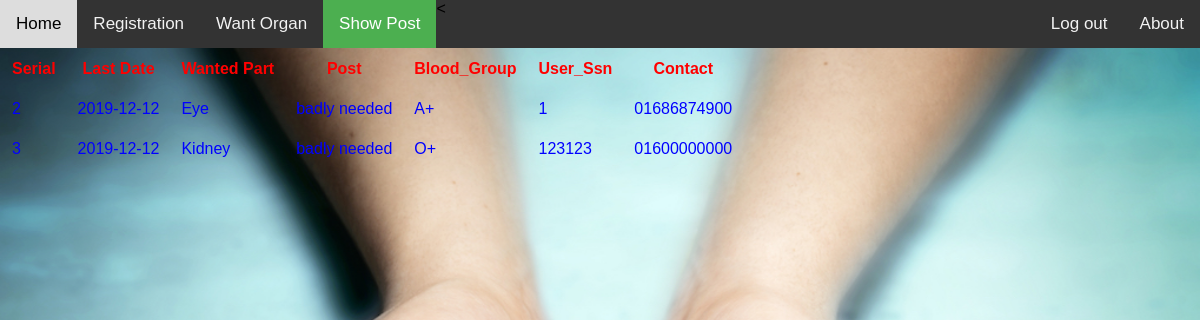
The page /show_post.php on the database its author committed.
### tables this page shows
CREATE TABLE `wanted` (
  `SERIAL_NO` int(10) NOT NULL,
  `LAST_DATE` date DEFAULT NULL,
  `WANTED_PART` varchar(20) NOT NULL,
  `POST` varchar(200) NOT NULL,
  `BLOOD_GROUP` varchar(10) NOT NULL,
  `USER_SSN` varchar(20) NOT NULL
);

CREATE TABLE `general_user` (
  `USER_NAME` varchar(20) NOT NULL,
  `USER_SSN` varchar(20) NOT NULL,
  `USER_GMAIL` varchar(20) NOT NULL,
  `USER_ADDRESS` varchar(20) NOT NULL,
  `USER_CONTACT` char(11) NOT NULL,
  `USER_USERNAME` varchar(20) NOT NULL,
  `USER_PASSWORD` varchar(20) NOT NULL
);

### show_post.php (the view, shortened to what this page needs)
<!DOCTYPE html>
<html>
<head>
</head>
<body>
<div class="topnav">
  <<a href="home.php?un=0">Home</a>
   <a href="registration.php?un=0">Registration</a>
   <a href="want_organ.php?un=0">Want Organ</a>
   <a class="active" href="show_post.php?un=0">Show Post</a>
   <div class="topnav-right">
    <a href="logout.php"> Log out </a>
    <a href="#about">About</a>
  </div>
</div>
</body>
</html>
<?php
$con = mysqli_connect('localhost','root');
mysqli_select_db($con, 'organ_donation');
$qu ="SELECT * FROM wanted as w join general_user as g on w.USER_SSN=g.USER_SSN";
$data = mysqli_query($con,$qu);
$total = mysqli_num_rows($data);
if($total != 0)
{
	?>
<table>
	<tr>
		<th>Serial</th>
		<th>Last Date</th>
		<th>Wanted Part</th>
        <th>Post</th>
        <th>Blood_Group</th>
        <th > User_Ssn </th>
        <th > Contact </th>
	</tr>
	<?php
	while($result = mysqli_fetch_assoc($data)){
echo"<tr>
		<td>".$result['SERIAL_NO']."</td>
		<td>".$result['LAST_DATE']."</td>
        <td>".$result['WANTED_PART']."</td>
        <td>".$result['POST']."</td>
        <td>".$result['BLOOD_GROUP']."</td>
        <td>".$result['USER_SSN']."</td>
        <td>".$result['USER_CONTACT']."</td>
	</tr>";
	}
}
else
{
echo "no found";
}
?>
</table>

### show_post.php (style rules this page uses)
body { margin: 0; font-family: Arial, Helvetica, sans-serif; background-image: url("p3.jpg"); background-size: cover; }
.topnav { overflow: hidden; background-color: #333; }
.topnav a { float: left; color: #f2f2f2; text-align: center; padding: 14px 16px; text-decoration: none; font-size: 17px; }
.topnav a.active { background-color: #4CAF50; color: white; }
.topnav-right { float: right; }
td { padding: 10px; color: blue; }
th { padding: 10px; color: red; }

### rows shown on the page
wanted: SERIAL_NO "2", LAST_DATE "2019-12-12", WANTED_PART "Eye", POST "badly needed", BLOOD_GROUP "A+", USER_SSN.USER_SSN "1", USER_SSN.USER_CONTACT "01686874900"
wanted: SERIAL_NO "3", LAST_DATE "2019-12-12", WANTED_PART "Kidney", POST "badly needed", BLOOD_GROUP "O+", USER_SSN.USER_SSN "123123", USER_SSN.USER_CONTACT "01600000000"
